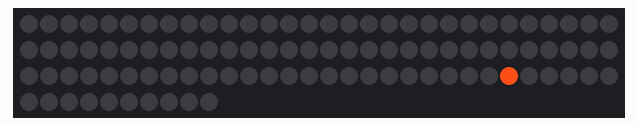
This sketch was run on a simulated Arduino Uno, built with avr-gcc and run on an emulated ATmega328P. Shown: 100 RGB LEDs in strip order, left to right, continuing on the next row. Random numbers use the default seed unless the sketch sets one.

Above: at 0.15 s.
At 5.06 s:
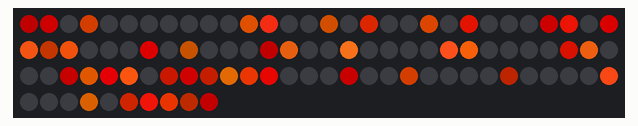
At 10.06 s:
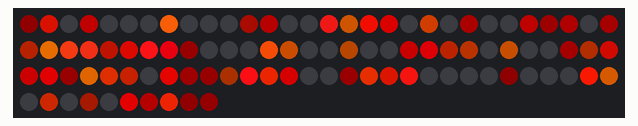
At 19.96 s:
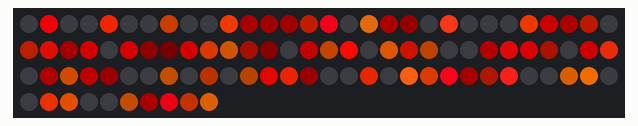
At 29.86 s:
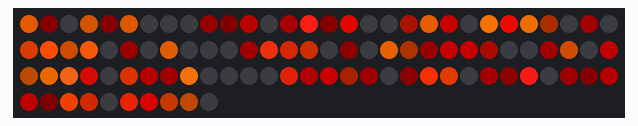
At 39.86 s:
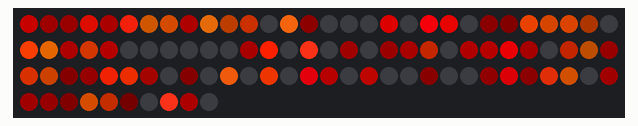

The sketch:

mirror.ino
```cpp
#define NUM_LEDS 100
#define LED_PIN 6

#define CURRENT_LIMIT 2000    // current limit [mA]; 0 - no limit
#define BRIGHTNESS 250        // [0-255]

#define EFFECT_DELAY_TIME 100  // [msec]
#define FADE_STEP 5

#include <FastLED.h>
CRGB leds[NUM_LEDS];

unsigned long effectDelayStart = 0;

void setup() {
  Serial.begin(9600);
  FastLED.addLeds<WS2811, LED_PIN, GRB>(leds, NUM_LEDS).setCorrection(TypicalLEDStrip);
  if (CURRENT_LIMIT > 0)
    FastLED.setMaxPowerInVoltsAndMilliamps(5, CURRENT_LIMIT);
  FastLED.setBrightness(BRIGHTNESS);
  FastLED.show();

  randomSeed(analogRead(0));

  effectDelayStart = millis();
}

void loop() {
  if (millis() - effectDelayStart < EFFECT_DELAY_TIME)
    return;
  effectDelayStart = millis();

  byte thisNum = random(0, NUM_LEDS);
  //if (getPixelColor(thisNum) == 0)
    leds[thisNum] = CRGB(255, random(0, 127), random(0, 31));
  fade();
  FastLED.show();
}

uint32_t getPixelColor(int pixelIndex) {
  return (((uint32_t)leds[pixelIndex].r << 16) | ((long)leds[pixelIndex].g << 8 ) | (long)leds[pixelIndex].b);
}

void fade() {
  for (int i = 0; i < NUM_LEDS; i++) {
    if ((uint32_t)getPixelColor(i) == 0) continue;
    leds[i].fadeToBlackBy(FADE_STEP);
  }
}
```
